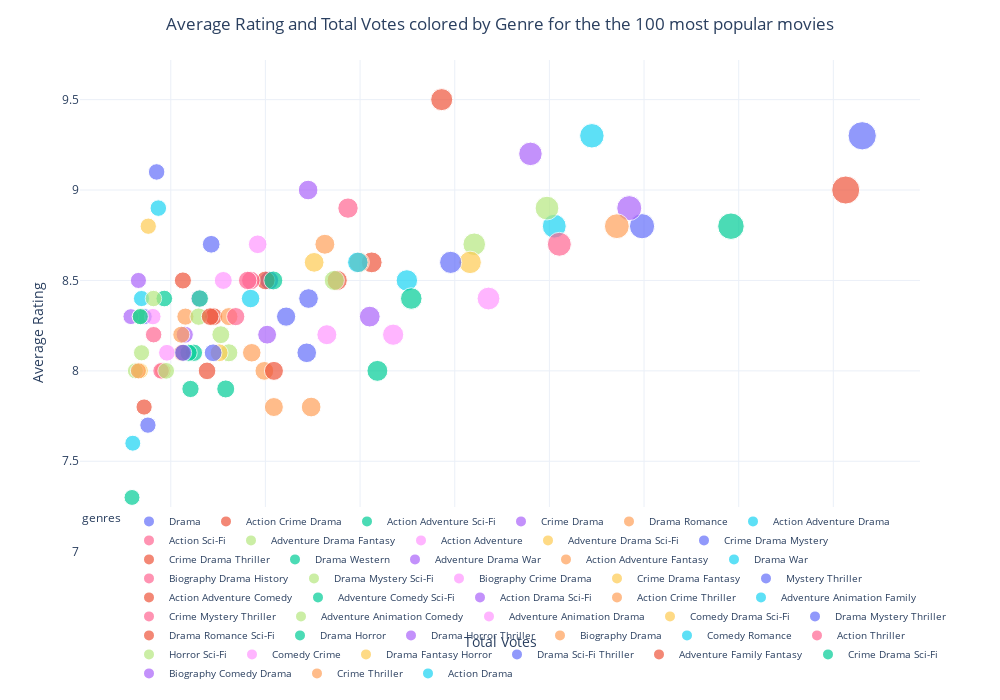

Source (notebook cell):
### Markdown cell above
## Average Rating and Total Votes colored by Genre for the the 100 most popular movies

### Code cell
top100_movies_df = movies_df.sort_values(by='numVotes', ascending=False)[:100]
fig = px.scatter(top100_movies_df, x='numVotes', y='averageRating', color='genres',
                 size='numVotes', hover_data=['originalTitle'])
fig.update_layout(title='Average Rating and Total Votes colored by Genre for the the 100 most popular movies', template='plotly_white',
                  title_x=0.5, legend=dict(yanchor='bottom', y=-0.15, xanchor='left', x=0, font=dict(size=10), orientation='h'),
                  autosize=False, width=1000, height=700)
fig['layout']['xaxis']['title'] = 'Total Votes'
fig['layout']['yaxis']['title'] = 'Average Rating'
fig.show()

### Figure 1 — Plotly figure (JSON) as saved in the notebook; plotly's stock layout.template omitted (floating-point values rounded to 4 significant figures)
{"data": [{"customdata": [["The Shawshank Redemption"], ["Fight Club"], ["American Beauty"], ["American History X"], ["One Flew Over the Cuckoo's Nest"], ["Requiem for a Dream"]], "hovertemplate": "genres=Drama<br>numVotes=%{marker.size}<br>averageRating=%{y}<br>originalTitle=%{customdata[0]}<extra></extra>", "legendgroup": "Drama", "marker": {"color": "#636efa", "size": [2260919, 1795757, 1043699, 1008057, 885418, 743714], "sizemode": "area", "sizeref": 5652.0, "symbol": "circle"}, "mode": "markers", "name": "Drama", "orientation": "v", "showlegend": true, "type": "scatter", "x": [2260919, 1795757, 1043699, 1008057, 885418, 743714], "xaxis": "x", "y": [9.3, 8.8, 8.3, 8.5, 8.7, 8.3], "yaxis": "y"}, {"customdata": [["The Dark Knight"], ["Léon"]], "hovertemplate": "genres=Action Crime Drama<br>numVotes=%{marker.size}<br>averageRating=%{y}<br>originalTitle=%{customdata[0]}<extra></extra>", "legendgroup": "Action Crime Drama", "marker": {"color": "#EF553B", "size": [2226122, 1000434], "sizemode": "area", "sizeref": 5652.0, "symbol": "circle"}, "mode": "markers", "name": "Action Crime Drama", "orientation": "v", "showlegend": true, "type": "scatter", "x": [2226122, 1000434], "xaxis": "x", "y": [9, 8.5], "yaxis": "y"}, {"customdata": [["Inception"], ["The Avengers"], ["Iron Man"], ["Mad Max: Fury Road"], ["Star Wars: Episode VII - The Force Awakens"], ["Jurassic Park"], ["The Hunger Games"], ["Avengers: Infinity War"], ["Iron Man Three"], ["Captain America: The First Avenger"], ["Avengers: Age of Ultron"]], "hovertemplate": "genres=Action Adventure Sci-Fi<br>numVotes=%{marker.size}<br>averageRating=%{y}<br>originalTitle=%{customdata[0]}<extra></extra>", "legendgroup": "Action Adventure Sci-Fi", "marker": {"color": "#00cc96", "size": [1983639, 1236595, 916145, 848879, 841642, 837630, 826921, 786280, 736004, 719417, 718077], "sizemode": "area", "sizeref": 5652.0, "symbol": "circle"}, "mode": "markers", "name": "Action Adventure Sci-Fi", "orientation": "v", "showlegend": true, "type": "scatter", "x": [1983639, 1236595, 916145, 848879, 841642, 837630, 826921, 786280, 736004, 719417, 718077], "xaxis": "x", "y": [8.8, 8, 7.9, 8.1, 7.9, 8.1, 7.2, 8.4, 7.2, 6.9, 7.3], "yaxis": "y"}, {"customdata": [["Pulp Fiction"], ["The Godfather"], ["The Godfather: Part II"], ["Scarface"]], "hovertemplate": "genres=Crime Drama<br>numVotes=%{marker.size}<br>averageRating=%{y}<br>originalTitle=%{customdata[0]}<extra></extra>", "legendgroup": "Crime Drama", "marker": {"color": "#ab63fa", "size": [1768734, 1559975, 1090214, 715747], "sizemode": "area", "sizeref": 5652.0, "symbol": "circle"}, "mode": "markers", "name": "Crime Drama", "orientation": "v", "showlegend": true, "type": "scatter", "x": [1768734, 1559975, 1090214, 715747], "xaxis": "x", "y": [8.9, 9.2, 9, 8.3], "yaxis": "y"}, {"customdata": [["Forrest Gump"], ["Titanic"], ["Good Will Hunting"], ["Slumdog Millionaire"]], "hovertemplate": "genres=Drama Romance<br>numVotes=%{marker.size}<br>averageRating=%{y}<br>originalTitle=%{customdata[0]}<extra></extra>", "legendgroup": "Drama Romance", "marker": {"color": "#FFA15A", "size": [1742543, 1017836, 830893, 783045], "sizemode": "area", "sizeref": 5652.0, "symbol": "circle"}, "mode": "markers", "name": "Drama Romance", "orientation": "v", "showlegend": true, "type": "scatter", "x": [1742543, 1017836, 830893, 783045], "xaxis": "x", "y": [8.8, 7.8, 8.3, 8], "yaxis": "y"}, {"customdata": [["Game of Thrones"], ["The Lord of the Rings: The Fellowship of the Ring"], ["Gladiator"], ["Avengers: Endgame"]], "hovertemplate": "genres=Action Adventure Drama<br>numVotes=%{marker.size}<br>averageRating=%{y}<br>originalTitle=%{customdata[0]}<extra></extra>", "legendgroup": "Action Adventure Drama", "marker": {"color": "#19d3f3", "size": [1689802, 1610303, 1298862, 738178], "sizemode": "area", "sizeref": 5652.0, "symbol": "circle"}, "mode": "markers", "name": "Action Adventure Drama", "orientation": "v", "showlegend": true, "type": "scatter", "x": [1689802, 1610303, 1298862, 738178], "xaxis": "x", "y": [9.3, 8.8, 8.5, 8.4], "yaxis": "y"}, {"customdata": [["The Matrix"], ["Terminator 2: Judgment Day"], ["The Terminator"]], "hovertemplate": "genres=Action Sci-Fi<br>numVotes=%{marker.size}<br>averageRating=%{y}<br>originalTitle=%{customdata[0]}<extra></extra>", "legendgroup": "Action Sci-Fi", "marker": {"color": "#FF6692", "size": [1621000, 969165, 779576], "sizemode": "area", "sizeref": 5652.0, "symbol": "circle"}, "mode": "markers", "name": "Action Sci-Fi", "orientation": "v", "showlegend": true, "type": "scatter", "x": [1621000, 969165, 779576], "xaxis": "x", "y": [8.7, 8.5, 8], "yaxis": "y"}, {"customdata": [["The Lord of the Rings: The Return of the King"], ["The Lord of the Rings: The Two Towers"], ["Harry Potter and the Deathly Hallows: Part 2"]], "hovertemplate": "genres=Adventure Drama Fantasy<br>numVotes=%{marker.size}<br>averageRating=%{y}<br>originalTitle=%{customdata[0]}<extra></extra>", "legendgroup": "Adventure Drama Fantasy", "marker": {"color": "#B6E880", "size": [1594920, 1441199, 738254], "sizemode": "area", "sizeref": 5652.0, "symbol": "circle"}, "mode": "markers", "name": "Adventure Drama Fantasy", "orientation": "v", "showlegend": true, "type": "scatter", "x": [1594920, 1441199, 738254], "xaxis": "x", "y": [8.9, 8.7, 8.1], "yaxis": "y"}, {"customdata": [["The Dark Knight Rises"], ["Batman Begins"], ["Raiders of the Lost Ark"]], "hovertemplate": "genres=Action Adventure<br>numVotes=%{marker.size}<br>averageRating=%{y}<br>originalTitle=%{customdata[0]}<extra></extra>", "legendgroup": "Action Adventure", "marker": {"color": "#FF97FF", "size": [1471334, 1269866, 860138], "sizemode": "area", "sizeref": 5652.0, "symbol": "circle"}, "mode": "markers", "name": "Action Adventure", "orientation": "v", "showlegend": true, "type": "scatter", "x": [1471334, 1269866, 860138], "xaxis": "x", "y": [8.4, 8.2, 8.4], "yaxis": "y"}, {"customdata": [["Interstellar"], ["The Martian"]], "hovertemplate": "genres=Adventure Drama Sci-Fi<br>numVotes=%{marker.size}<br>averageRating=%{y}<br>originalTitle=%{customdata[0]}<extra></extra>", "legendgroup": "Adventure Drama Sci-Fi", "marker": {"color": "#FECB52", "size": [1432446, 735522], "sizemode": "area", "sizeref": 5652.0, "symbol": "circle"}, "mode": "markers", "name": "Adventure Drama Sci-Fi", "orientation": "v", "showlegend": true, "type": "scatter", "x": [1432446, 735522], "xaxis": "x", "y": [8.6, 8], "yaxis": "y"}, {"customdata": [["Se7en"], ["Sherlock"]], "hovertemplate": "genres=Crime Drama Mystery<br>numVotes=%{marker.size}<br>averageRating=%{y}<br>originalTitle=%{customdata[0]}<extra></extra>", "legendgroup": "Crime Drama Mystery", "marker": {"color": "#636efa", "size": [1391452, 770093], "sizemode": "area", "sizeref": 5652.0, "symbol": "circle"}, "mode": "markers", "name": "Crime Drama Mystery", "orientation": "v", "showlegend": true, "type": "scatter", "x": [1391452, 770093], "xaxis": "x", "y": [8.6, 9.1], "yaxis": "y"}, {"customdata": [["Breaking Bad"], ["The Silence of the Lambs"], ["The Departed"], ["Reservoir Dogs"], ["Joker"], ["No Country for Old Men"]], "hovertemplate": "genres=Crime Drama Thriller<br>numVotes=%{marker.size}<br>averageRating=%{y}<br>originalTitle=%{customdata[0]}<extra></extra>", "legendgroup": "Crime Drama Thriller", "marker": {"color": "#EF553B", "size": [1372489, 1224586, 1151658, 890639, 825621, 823938], "sizemode": "area", "sizeref": 5652.0, "symbol": "circle"}, "mode": "markers", "name": "Crime Drama Thriller", "orientation": "v", "showlegend": true, "type": "scatter", "x": [1372489, 1224586, 1151658, 890639, 825621, 823938], "xaxis": "x", "y": [9.5, 8.6, 8.5, 8.3, 8.5, 8.1], "yaxis": "y"}, {"customdata": [["Django Unchained"]], "hovertemplate": "genres=Drama Western<br>numVotes=%{marker.size}<br>averageRating=%{y}<br>originalTitle=%{customdata[0]}<extra></extra>", "legendgroup": "Drama Western", "marker": {"color": "#00cc96", "size": [1308167], "sizemode": "area", "sizeref": 5652.0, "symbol": "circle"}, "mode": "markers", "name": "Drama Western", "orientation": "v", "showlegend": true, "type": "scatter", "x": [1308167], "xaxis": "x", "y": [8.4], "yaxis": "y"}, {"customdata": [["Inglourious Basterds"]], "hovertemplate": "genres=Adventure Drama War<br>numVotes=%{marker.size}<br>averageRating=%{y}<br>originalTitle=%{customdata[0]}<extra></extra>", "legendgroup": "Adventure Drama War", "marker": {"color": "#ab63fa", "size": [1220453], "sizemode": "area", "sizeref": 5652.0, "symbol": "circle"}, "mode": "markers", "name": "Adventure Drama War", "orientation": "v", "showlegend": true, "type": "scatter", "x": [1220453], "xaxis": "x", "y": [8.3], "yaxis": "y"}, {"customdata": [["Star Wars"], ["Star Wars: Episode V - The Empire Strikes Back"], ["Avatar"], ["Pirates of the Caribbean: The Curse of the Black Pearl"], ["Star Wars: Episode VI - Return of the Jedi"], ["Thor"]], "hovertemplate": "genres=Action Adventure Fantasy<br>numVotes=%{marker.size}<br>averageRating=%{y}<br>originalTitle=%{customdata[0]}<extra></extra>", "legendgroup": "Action Adventure Fantasy", "marker": {"color": "#FFA15A", "size": [1197845, 1125576, 1096615, 997717, 922840, 727199], "sizemode": "area", "sizeref": 5652.0, "symbol": "circle"}, "mode": "markers", "name": "Action Adventure Fantasy", "orientation": "v", "showlegend": true, "type": "scatter", "x": [1197845, 1125576, 1096615, 997717, 922840, 727199], "xaxis": "x", "y": [8.6, 8.7, 7.8, 8, 8.3, 7], "yaxis": "y"}, {"customdata": [["Saving Private Ryan"]], "hovertemplate": "genres=Drama War<br>numVotes=%{marker.size}<br>averageRating=%{y}<br>originalTitle=%{customdata[0]}<extra></extra>", "legendgroup": "Drama War", "marker": {"color": "#19d3f3", "size": [1195215], "sizemode": "area", "sizeref": 5652.0, "symbol": "circle"}, "mode": "markers", "name": "Drama War", "orientation": "v", "showlegend": true, "type": "scatter", "x": [1195215], "xaxis": "x", "y": [8.6], "yaxis": "y"}, {"customdata": [["Schindler's List"], ["Braveheart"]], "hovertemplate": "genres=Biography Drama History<br>numVotes=%{marker.size}<br>averageRating=%{y}<br>originalTitle=%{customdata[0]}<extra></extra>", "legendgroup": "Biography Drama History", "marker": {"color": "#FF6692", "size": [1174472, 937242], "sizemode": "area", "sizeref": 5652.0, "symbol": "circle"}, "mode": "markers", "name": "Biography Drama History", "orientation": "v", "showlegend": true, "type": "scatter", "x": [1174472, 937242], "xaxis": "x", "y": [8.9, 8.3], "yaxis": "y"}, {"customdata": [["The Prestige"], ["Donnie Darko"]], "hovertemplate": "genres=Drama Mystery Sci-Fi<br>numVotes=%{marker.size}<br>averageRating=%{y}<br>originalTitle=%{customdata[0]}<extra></extra>", "legendgroup": "Drama Mystery Sci-Fi", "marker": {"color": "#B6E880", "size": [1145543, 725263], "sizemode": "area", "sizeref": 5652.0, "symbol": "circle"}, "mode": "markers", "name": "Drama Mystery Sci-Fi", "orientation": "v", "showlegend": true, "type": "scatter", "x": [1145543, 725263], "xaxis": "x", "y": [8.5, 8], "yaxis": "y"}, {"customdata": [["The Wolf of Wall Street"], ["Goodfellas"], ["Catch Me If You Can"]], "hovertemplate": "genres=Biography Crime Drama<br>numVotes=%{marker.size}<br>averageRating=%{y}<br>originalTitle=%{customdata[0]}<extra></extra>", "legendgroup": "Biography Crime Drama", "marker": {"color": "#FF97FF", "size": [1129779, 983642, 791888], "sizemode": "area", "sizeref": 5652.0, "symbol": "circle"}, "mode": "markers", "name": "Biography Crime Drama", "orientation": "v", "showlegend": true, "type": "scatter", "x": [1129779, 983642, 791888], "xaxis": "x", "y": [8.2, 8.7, 8.1], "yaxis": "y"}, {"customdata": [["The Green Mile"]], "hovertemplate": "genres=Crime Drama Fantasy<br>numVotes=%{marker.size}<br>averageRating=%{y}<br>originalTitle=%{customdata[0]}<extra></extra>", "legendgroup": "Crime Drama Fantasy", "marker": {"color": "#FECB52", "size": [1102965], "sizemode": "area", "sizeref": 5652.0, "symbol": "circle"}, "mode": "markers", "name": "Crime Drama Fantasy", "orientation": "v", "showlegend": true, "type": "scatter", "x": [1102965], "xaxis": "x", "y": [8.6], "yaxis": "y"}, {"customdata": [["Memento"], ["Shutter Island"]], "hovertemplate": "genres=Mystery Thriller<br>numVotes=%{marker.size}<br>averageRating=%{y}<br>originalTitle=%{customdata[0]}<extra></extra>", "legendgroup": "Mystery Thriller", "marker": {"color": "#636efa", "size": [1091050, 1087262], "sizemode": "area", "sizeref": 5652.0, "symbol": "circle"}, "mode": "markers", "name": "Mystery Thriller", "orientation": "v", "showlegend": true, "type": "scatter", "x": [1091050, 1087262], "xaxis": "x", "y": [8.4, 8.1], "yaxis": "y"}, {"customdata": [["Guardians of the Galaxy"], ["Deadpool"]], "hovertemplate": "genres=Action Adventure Comedy<br>numVotes=%{marker.size}<br>averageRating=%{y}<br>originalTitle=%{customdata[0]}<extra></extra>", "legendgroup": "Action Adventure Comedy", "marker": {"color": "#EF553B", "size": [1017993, 876645], "sizemode": "area", "sizeref": 5652.0, "symbol": "circle"}, "mode": "markers", "name": "Action Adventure Comedy", "orientation": "v", "showlegend": true, "type": "scatter", "x": [1017993, 876645], "xaxis": "x", "y": [8, 8], "yaxis": "y"}, {"customdata": [["Back to the Future"]], "hovertemplate": "genres=Adventure Comedy Sci-Fi<br>numVotes=%{marker.size}<br>averageRating=%{y}<br>originalTitle=%{customdata[0]}<extra></extra>", "legendgroup": "Adventure Comedy Sci-Fi", "marker": {"color": "#00cc96", "size": [1016697], "sizemode": "area", "sizeref": 5652.0, "symbol": "circle"}, "mode": "markers", "name": "Adventure Comedy Sci-Fi", "orientation": "v", "showlegend": true, "type": "scatter", "x": [1016697], "xaxis": "x", "y": [8.5], "yaxis": "y"}, {"customdata": [["V for Vendetta"]], "hovertemplate": "genres=Action Drama Sci-Fi<br>numVotes=%{marker.size}<br>averageRating=%{y}<br>originalTitle=%{customdata[0]}<extra></extra>", "legendgroup": "Action Drama Sci-Fi", "marker": {"color": "#ab63fa", "size": [1003608], "sizemode": "area", "sizeref": 5652.0, "symbol": "circle"}, "mode": "markers", "name": "Action Drama Sci-Fi", "orientation": "v", "showlegend": true, "type": "scatter", "x": [1003608], "xaxis": "x", "y": [8.2], "yaxis": "y"}, {"customdata": [["Kill Bill: Vol. 1"]], "hovertemplate": "genres=Action Crime Thriller<br>numVotes=%{marker.size}<br>averageRating=%{y}<br>originalTitle=%{customdata[0]}<extra></extra>", "legendgroup": "Action Crime Thriller", "marker": {"color": "#FFA15A", "size": [971110], "sizemode": "area", "sizeref": 5652.0, "symbol": "circle"}, "mode": "markers", "name": "Action Crime Thriller", "orientation": "v", "showlegend": true, "type": "scatter", "x": [971110], "xaxis": "x", "y": [8.1], "yaxis": "y"}, {"customdata": [["WALL·E"]], "hovertemplate": "genres=Adventure Animation Family<br>numVotes=%{marker.size}<br>averageRating=%{y}<br>originalTitle=%{customdata[0]}<extra></extra>", "legendgroup": "Adventure Animation Family", "marker": {"color": "#19d3f3", "size": [968628], "sizemode": "area", "sizeref": 5652.0, "symbol": "circle"}, "mode": "markers", "name": "Adventure Animation Family", "orientation": "v", "showlegend": true, "type": "scatter", "x": [968628], "xaxis": "x", "y": [8.4], "yaxis": "y"}, {"customdata": [["The Usual Suspects"]], "hovertemplate": "genres=Crime Mystery Thriller<br>numVotes=%{marker.size}<br>averageRating=%{y}<br>originalTitle=%{customdata[0]}<extra></extra>", "legendgroup": "Crime Mystery Thriller", "marker": {"color": "#FF6692", "size": [962473], "sizemode": "area", "sizeref": 5652.0, "symbol": "circle"}, "mode": "markers", "name": "Crime Mystery Thriller", "orientation": "v", "showlegend": true, "type": "scatter", "x": [962473], "xaxis": "x", "y": [8.5], "yaxis": "y"}, {"customdata": [["Finding Nemo"], ["Up"], ["Toy Story"], ["Monsters, Inc."], ["Toy Story 3"]], "hovertemplate": "genres=Adventure Animation Comedy<br>numVotes=%{marker.size}<br>averageRating=%{y}<br>originalTitle=%{customdata[0]}<extra></extra>", "legendgroup": "Adventure Animation Comedy", "marker": {"color": "#B6E880", "size": [922700, 905695, 858894, 790309, 735450], "sizemode": "area", "sizeref": 5652.0, "symbol": "circle"}, "mode": "markers", "name": "Adventure Animation Comedy", "orientation": "v", "showlegend": true, "type": "scatter", "x": [922700, 905695, 858894, 790309, 735450], "xaxis": "x", "y": [8.1, 8.2, 8.3, 8, 8.3], "yaxis": "y"}, {"customdata": [["The Lion King"]], "hovertemplate": "genres=Adventure Animation Drama<br>numVotes=%{marker.size}<br>averageRating=%{y}<br>originalTitle=%{customdata[0]}<extra></extra>", "legendgroup": "Adventure Animation Drama", "marker": {"color": "#FF97FF", "size": [910929], "sizemode": "area", "sizeref": 5652.0, "symbol": "circle"}, "mode": "markers", "name": "Adventure Animation Drama", "orientation": "v", "showlegend": true, "type": "scatter", "x": [910929], "xaxis": "x", "y": [8.5], "yaxis": "y"}, {"customdata": [["The Truman Show"]], "hovertemplate": "genres=Comedy Drama Sci-Fi<br>numVotes=%{marker.size}<br>averageRating=%{y}<br>originalTitle=%{customdata[0]}<extra></extra>", "legendgroup": "Comedy Drama Sci-Fi", "marker": {"color": "#FECB52", "size": [902241], "sizemode": "area", "sizeref": 5652.0, "symbol": "circle"}, "mode": "markers", "name": "Comedy Drama Sci-Fi", "orientation": "v", "showlegend": true, "type": "scatter", "x": [902241], "xaxis": "x", "y": [8.1], "yaxis": "y"}, {"customdata": [["The Sixth Sense"], ["Gone Girl"]], "hovertemplate": "genres=Drama Mystery Thriller<br>numVotes=%{marker.size}<br>averageRating=%{y}<br>originalTitle=%{customdata[0]}<extra></extra>", "legendgroup": "Drama Mystery Thriller", "marker": {"color": "#636efa", "size": [889475, 826229], "sizemode": "area", "sizeref": 5652.0, "symbol": "circle"}, "mode": "markers", "name": "Drama Mystery Thriller", "orientation": "v", "showlegend": true, "type": "scatter", "x": [889475, 826229], "xaxis": "x", "y": [8.1, 8.1], "yaxis": "y"}, {"customdata": [["Eternal Sunshine of the Spotless Mind"]], "hovertemplate": "genres=Drama Romance Sci-Fi<br>numVotes=%{marker.size}<br>averageRating=%{y}<br>originalTitle=%{customdata[0]}<extra></extra>", "legendgroup": "Drama Romance Sci-Fi", "marker": {"color": "#EF553B", "size": [883163], "sizemode": "area", "sizeref": 5652.0, "symbol": "circle"}, "mode": "markers", "name": "Drama Romance Sci-Fi", "orientation": "v", "showlegend": true, "type": "scatter", "x": [883163], "xaxis": "x", "y": [8.3], "yaxis": "y"}, {"customdata": [["The Shining"]], "hovertemplate": "genres=Drama Horror<br>numVotes=%{marker.size}<br>averageRating=%{y}<br>originalTitle=%{customdata[0]}<extra></extra>", "legendgroup": "Drama Horror", "marker": {"color": "#00cc96", "size": [861197], "sizemode": "area", "sizeref": 5652.0, "symbol": "circle"}, "mode": "markers", "name": "Drama Horror", "orientation": "v", "showlegend": true, "type": "scatter", "x": [861197], "xaxis": "x", "y": [8.4], "yaxis": "y"}, {"customdata": [["The Walking Dead"]], "hovertemplate": "genres=Drama Horror Thriller<br>numVotes=%{marker.size}<br>averageRating=%{y}<br>originalTitle=%{customdata[0]}<extra></extra>", "legendgroup": "Drama Horror Thriller", "marker": {"color": "#ab63fa", "size": [829529], "sizemode": "area", "sizeref": 5652.0, "symbol": "circle"}, "mode": "markers", "name": "Drama Horror Thriller", "orientation": "v", "showlegend": true, "type": "scatter", "x": [829529], "xaxis": "x", "y": [8.2], "yaxis": "y"}, {"customdata": [["A Beautiful Mind"]], "hovertemplate": "genres=Biography Drama<br>numVotes=%{marker.size}<br>averageRating=%{y}<br>originalTitle=%{customdata[0]}<extra></extra>", "legendgroup": "Biography Drama", "marker": {"color": "#FFA15A", "size": [822275], "sizemode": "area", "sizeref": 5652.0, "symbol": "circle"}, "mode": "markers", "name": "Biography Drama", "orientation": "v", "showlegend": true, "type": "scatter", "x": [822275], "xaxis": "x", "y": [8.2], "yaxis": "y"}, {"customdata": [["Friends"]], "hovertemplate": "genres=Comedy Romance<br>numVotes=%{marker.size}<br>averageRating=%{y}<br>originalTitle=%{customdata[0]}<extra></extra>", "legendgroup": "Comedy Romance", "marker": {"color": "#19d3f3", "size": [773681], "sizemode": "area", "sizeref": 5652.0, "symbol": "circle"}, "mode": "markers", "name": "Comedy Romance", "orientation": "v", "showlegend": true, "type": "scatter", "x": [773681], "xaxis": "x", "y": [8.9], "yaxis": "y"}, {"customdata": [["Die Hard"]], "hovertemplate": "genres=Action Thriller<br>numVotes=%{marker.size}<br>averageRating=%{y}<br>originalTitle=%{customdata[0]}<extra></extra>", "legendgroup": "Action Thriller", "marker": {"color": "#FF6692", "size": [763774], "sizemode": "area", "sizeref": 5652.0, "symbol": "circle"}, "mode": "markers", "name": "Action Thriller", "orientation": "v", "showlegend": true, "type": "scatter", "x": [763774], "xaxis": "x", "y": [8.2], "yaxis": "y"}, {"customdata": [["Alien"]], "hovertemplate": "genres=Horror Sci-Fi<br>numVotes=%{marker.size}<br>averageRating=%{y}<br>originalTitle=%{customdata[0]}<extra></extra>", "legendgroup": "Horror Sci-Fi", "marker": {"color": "#B6E880", "size": [763377], "sizemode": "area", "sizeref": 5652.0, "symbol": "circle"}, "mode": "markers", "name": "Horror Sci-Fi", "orientation": "v", "showlegend": true, "type": "scatter", "x": [763377], "xaxis": "x", "y": [8.4], "yaxis": "y"}, {"customdata": [["Snatch"]], "hovertemplate": "genres=Comedy Crime<br>numVotes=%{marker.size}<br>averageRating=%{y}<br>originalTitle=%{customdata[0]}<extra></extra>", "legendgroup": "Comedy Crime", "marker": {"color": "#FF97FF", "size": [762150], "sizemode": "area", "sizeref": 5652.0, "symbol": "circle"}, "mode": "markers", "name": "Comedy Crime", "orientation": "v", "showlegend": true, "type": "scatter", "x": [762150], "xaxis": "x", "y": [8.3], "yaxis": "y"}, {"customdata": [["Stranger Things"]], "hovertemplate": "genres=Drama Fantasy Horror<br>numVotes=%{marker.size}<br>averageRating=%{y}<br>originalTitle=%{customdata[0]}<extra></extra>", "legendgroup": "Drama Fantasy Horror", "marker": {"color": "#FECB52", "size": [752432], "sizemode": "area", "sizeref": 5652.0, "symbol": "circle"}, "mode": "markers", "name": "Drama Fantasy Horror", "orientation": "v", "showlegend": true, "type": "scatter", "x": [752432], "xaxis": "x", "y": [8.8], "yaxis": "y"}, {"customdata": [["Gravity"]], "hovertemplate": "genres=Drama Sci-Fi Thriller<br>numVotes=%{marker.size}<br>averageRating=%{y}<br>originalTitle=%{customdata[0]}<extra></extra>", "legendgroup": "Drama Sci-Fi Thriller", "marker": {"color": "#636efa", "size": [751743], "sizemode": "area", "sizeref": 5652.0, "symbol": "circle"}, "mode": "markers", "name": "Drama Sci-Fi Thriller", "orientation": "v", "showlegend": true, "type": "scatter", "x": [751743], "xaxis": "x", "y": [7.7], "yaxis": "y"}, {"customdata": [["The Hobbit: An Unexpected Journey"]], "hovertemplate": "genres=Adventure Family Fantasy<br>numVotes=%{marker.size}<br>averageRating=%{y}<br>originalTitle=%{customdata[0]}<extra></extra>", "legendgroup": "Adventure Family Fantasy", "marker": {"color": "#EF553B", "size": [743655], "sizemode": "area", "sizeref": 5652.0, "symbol": "circle"}, "mode": "markers", "name": "Adventure Family Fantasy", "orientation": "v", "showlegend": true, "type": "scatter", "x": [743655], "xaxis": "x", "y": [7.8], "yaxis": "y"}, {"customdata": [["A Clockwork Orange"]], "hovertemplate": "genres=Crime Drama Sci-Fi<br>numVotes=%{marker.size}<br>averageRating=%{y}<br>originalTitle=%{customdata[0]}<extra></extra>", "legendgroup": "Crime Drama Sci-Fi", "marker": {"color": "#00cc96", "size": [735612], "sizemode": "area", "sizeref": 5652.0, "symbol": "circle"}, "mode": "markers", "name": "Crime Drama Sci-Fi", "orientation": "v", "showlegend": true, "type": "scatter", "x": [735612], "xaxis": "x", "y": [8.3], "yaxis": "y"}, {"customdata": [["Intouchables"]], "hovertemplate": "genres=Biography Comedy Drama<br>numVotes=%{marker.size}<br>averageRating=%{y}<br>originalTitle=%{customdata[0]}<extra></extra>", "legendgroup": "Biography Comedy Drama", "marker": {"color": "#ab63fa", "size": [731665], "sizemode": "area", "sizeref": 5652.0, "symbol": "circle"}, "mode": "markers", "name": "Biography Comedy Drama", "orientation": "v", "showlegend": true, "type": "scatter", "x": [731665], "xaxis": "x", "y": [8.5], "yaxis": "y"}, {"customdata": [["Sin City"]], "hovertemplate": "genres=Crime Thriller<br>numVotes=%{marker.size}<br>averageRating=%{y}<br>originalTitle=%{customdata[0]}<extra></extra>", "legendgroup": "Crime Thriller", "marker": {"color": "#FFA15A", "size": [731595], "sizemode": "area", "sizeref": 5652.0, "symbol": "circle"}, "mode": "markers", "name": "Crime Thriller", "orientation": "v", "showlegend": true, "type": "scatter", "x": [731595], "xaxis": "x", "y": [8], "yaxis": "y"}, {"customdata": [["300"]], "hovertemplate": "genres=Action Drama<br>numVotes=%{marker.size}<br>averageRating=%{y}<br>originalTitle=%{customdata[0]}<extra></extra>", "legendgroup": "Action Drama", "marker": {"color": "#19d3f3", "size": [719747], "sizemode": "area", "sizeref": 5652.0, "symbol": "circle"}, "mode": "markers", "name": "Action Drama", "orientation": "v", "showlegend": true, "type": "scatter", "x": [719747], "xaxis": "x", "y": [7.6], "yaxis": "y"}], "layout": {"autosize": false, "height": 700, "legend": {"font": {"size": 10}, "itemsizing": "constant", "orientation": "h", "title": {"text": "genres"}, "tracegroupgap": 0, "x": 0, "xanchor": "left", "y": -0.15, "yanchor": "bottom"}, "margin": {"t": 60}, "title": {"text": "Average Rating and Total Votes colored by Genre for the the 100 most popular movies", "x": 0.5}, "width": 1000, "xaxis": {"anchor": "y", "domain": [0, 1], "title": {"text": "Total Votes"}}, "yaxis": {"anchor": "x", "domain": [0, 1], "title": {"text": "Average Rating"}}}}
